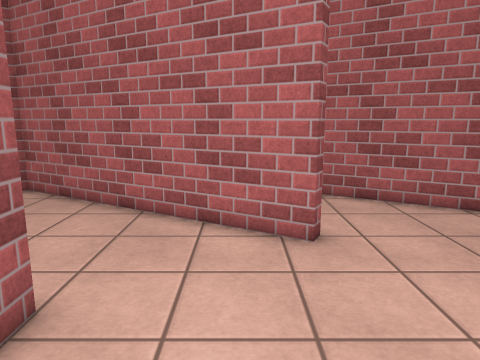
view 1 (above)

24 first-person views from a walk through a scene from a Unity 3-D project. The camera is 1.4 m above the floor, tilts 10° down and sees 70° across. The floor is counted in squares, 0.5 m on a side. Each view is taken from the middle of a square. On the plan, view 1 faces up. The plan holds only what a view shows up to about 20 squares ahead; the rest is blank. The place goes on beyond the plan. The player is left out. Surface patterns are stand-ins for the level's own textures.

view 2
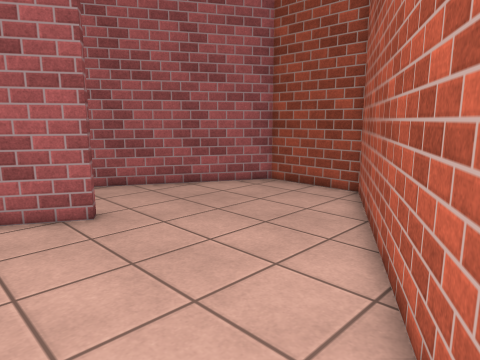

view 3
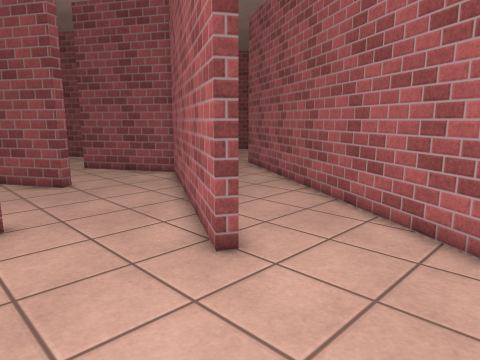

view 4
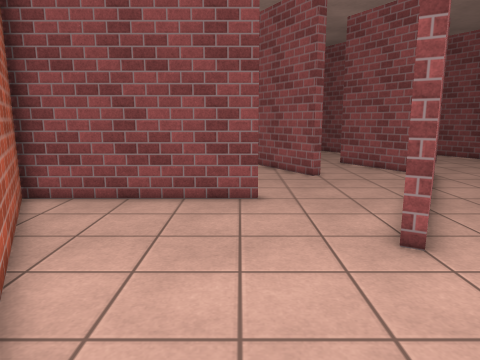

view 5
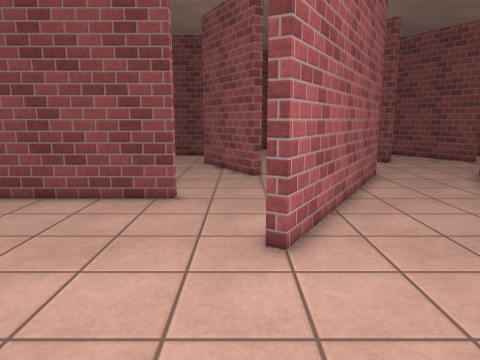

view 6
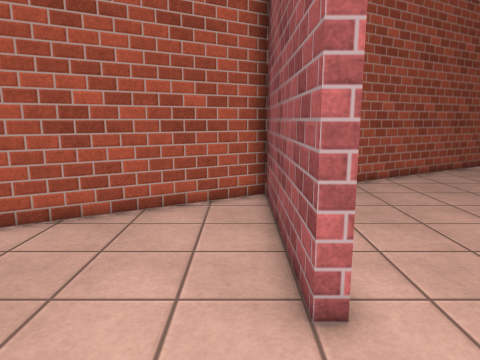

view 7
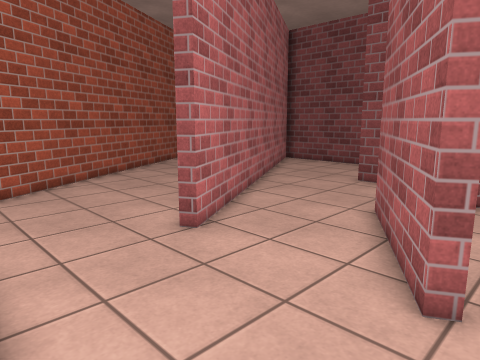

view 8
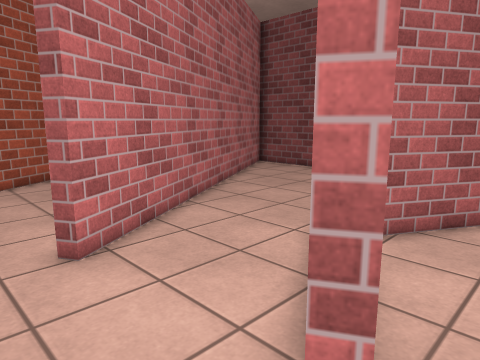

view 9
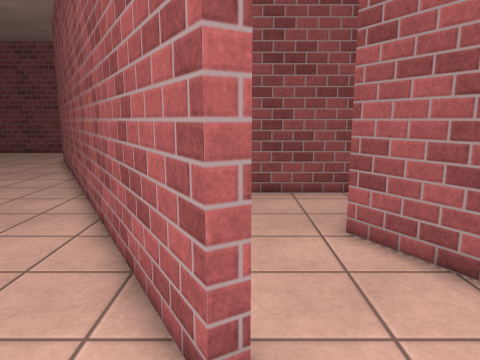

view 10
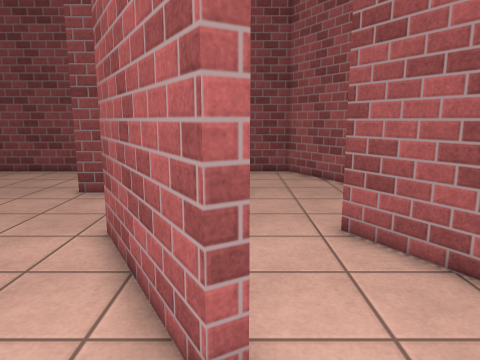

view 11
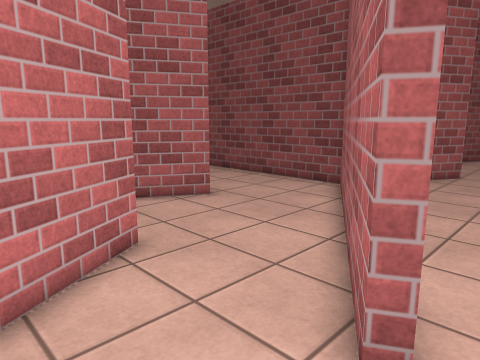

view 12
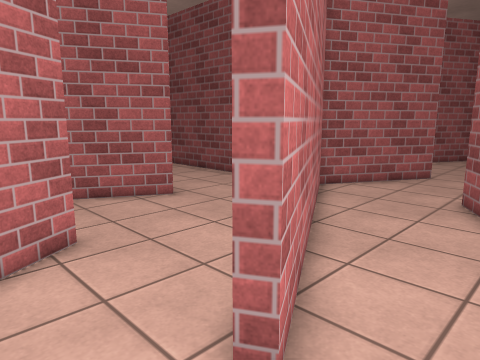

view 13
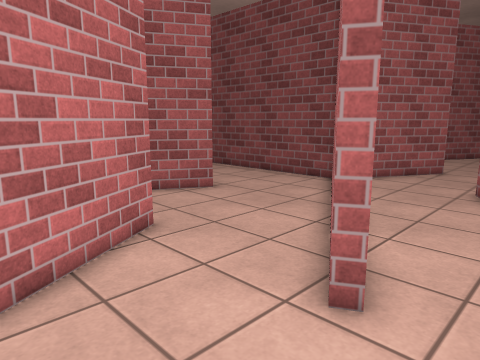

view 14
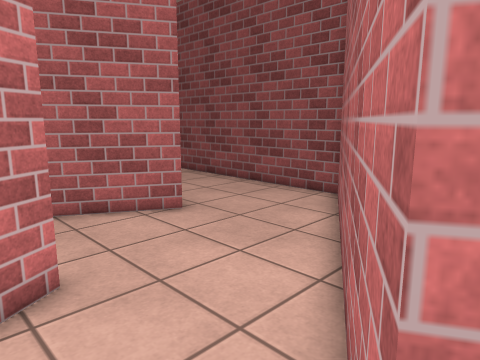

view 15
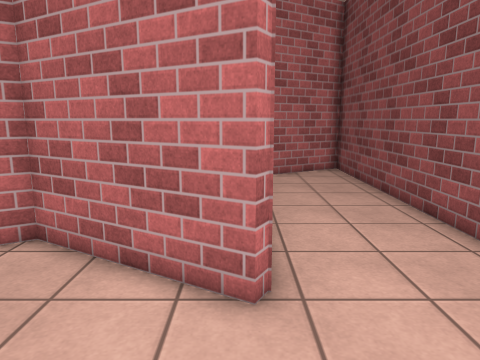

view 16
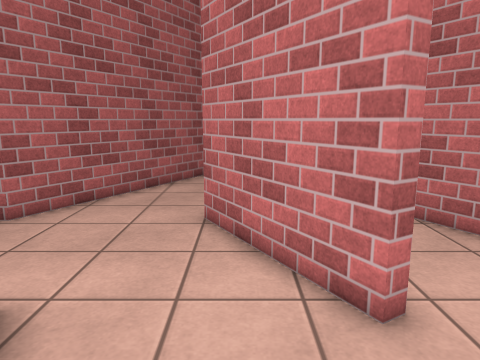

view 17
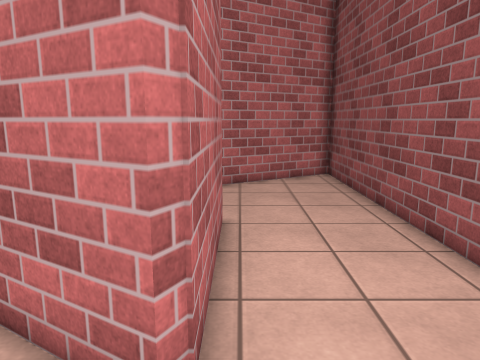

view 18
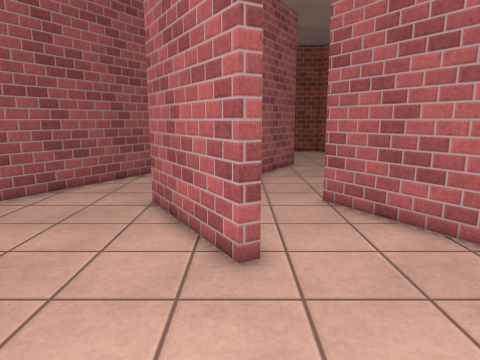

view 19
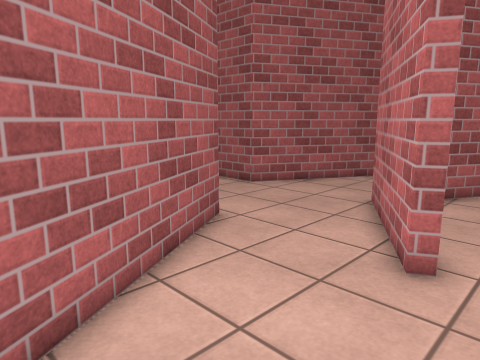

view 20
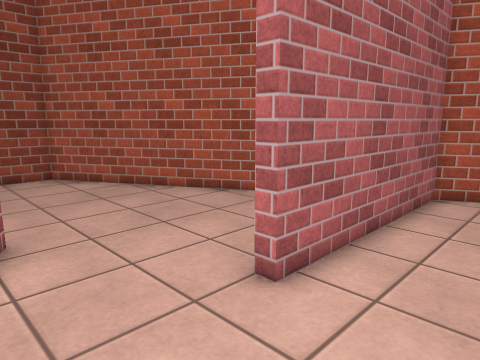

view 21
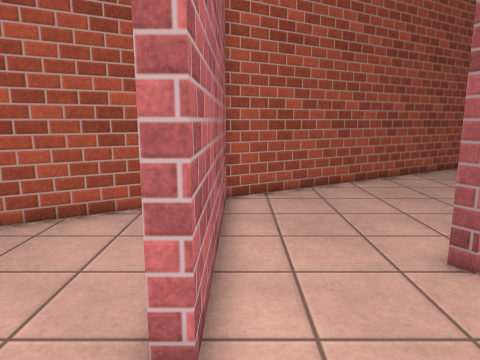

view 22
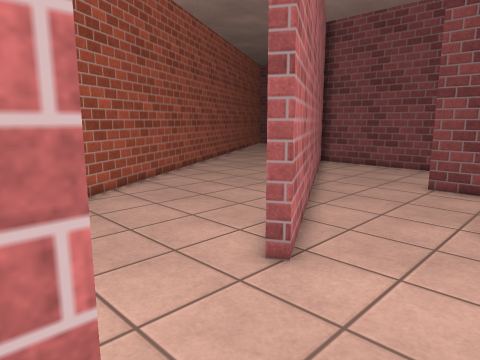

view 23
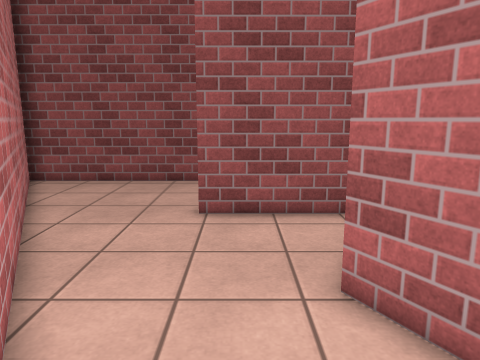

view 24
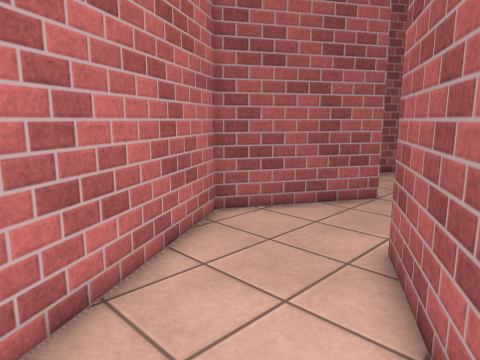

### Floor plan
Points are (right, up) in squares from view 1. A wall is a line through its corners. A room is listed if a view was taken in it or the views show most of it. See-through windows are left out.
Room 1 (views 1, 2, 3, 4, 5, 6, 7, 8, 9, 10, 20, 21, 22, 23)
walls: (-8.3, 2.1) (-8.1, 1.7) (-25.2, -8.2); (-8.4, 8) (-8.1, 7.6) (-10.3, 6.4); (-8.5, 14) (2, 8) (1.7, 7.6) (-8.5, 13.4) (-10.2, 12.4); (-11.2, -8.5) (-3.5, -4.1) (-3.5, 4.6) (-3, 4.6) (-3, -3.8) (10.5, 4) (10.5, 8.4) (-6.8, 18.4)
ways out: opening at (-7.7, 16) to room 2; opening at (-10, 10) to room 3; opening at (-10, 4) to room 5
Room 2 (views 11, 12, 13, 14)
walls: (-13.6, 17) (-13.3, 16.6); (-10.8, 12.7) (-8.5, 14); (-6.8, 18.4) (-8.7, 19.5)
ways out: opening at (-7.7, 16) to room 1; opening at (-12.5, 14.5) to room 3; opening at (-15, 18.5) to room 4
Room 3 (views 15, 16, 17, 18, 19)
walls: (-18.5, 1.8) (-18.5, 7.7) (-18.2, 8.2) (-13.2, 5.3) (-8.4, 8); (-10.2, 12.4) (-13.4, 10.6) (-13.7, 11) (-10.8, 12.7); (-13.3, 16.6) (-23.6, 10.6) (-23.6, -6.7) (-15.8, -2.2)
ways out: opening at (-10, 10) to room 1; opening at (-12.5, 14.5) to room 2; opening at (-17.7, 0) to room 5
Room 4 (view 24)
walls: (-20.1, 18.7) (-24.1, 16.4); (-27.5, 13.2) (-23.9, 11.1) (-13.6, 17)
ways out: opening at (-15, 18.5) to room 2
Room 5 (no view inside)
walls: (-15.8, -2.2) (-8.3, 2.1); (-10.3, 6.4) (-13.3, 4.7); (-18, 6.2) (-18, 1.8)
ways out: opening at (-10, 4) to room 1; opening at (-17.7, 0) to room 3

Where each view was taken, in squares from view 1:
view 1: 0 up, 0 right, facing up
view 2: 2 down, 2 left, facing up-right
view 3: 3 up, 7 right, facing up-left
view 4: 4 up, 9 right, facing left
view 5: 7 up, 9 right, facing left
view 6: 9 up, 2 left, facing down
view 7: 9 up, 3 left, facing down-left
view 8: 9 up, 6 left, facing down-left
view 9: 2 up, 5 left, facing left
view 10: 8 up, 5 left, facing left
view 11: 18 up, 10 left, facing down-left
view 12: 19 up, 11 left, facing down-left
view 13: 19 up, 9 left, facing down-left
view 14: 17 up, 12 left, facing down-left
view 15: 13 up, 18 left, facing down
view 16: 13 up, 18 left, facing right
view 17: 11 up, 19 left, facing down
view 18: 11 up, 20 left, facing right
view 19: 9 up, 20 left, facing up-right
view 20: 9 up, 7 left, facing down-right
view 21: 8 up, 4 left, facing down
view 22: 6 up, 3 left, facing down-left
view 23: 3 up, 8 left, facing left
view 24: 19 up, 17 left, facing down-left
